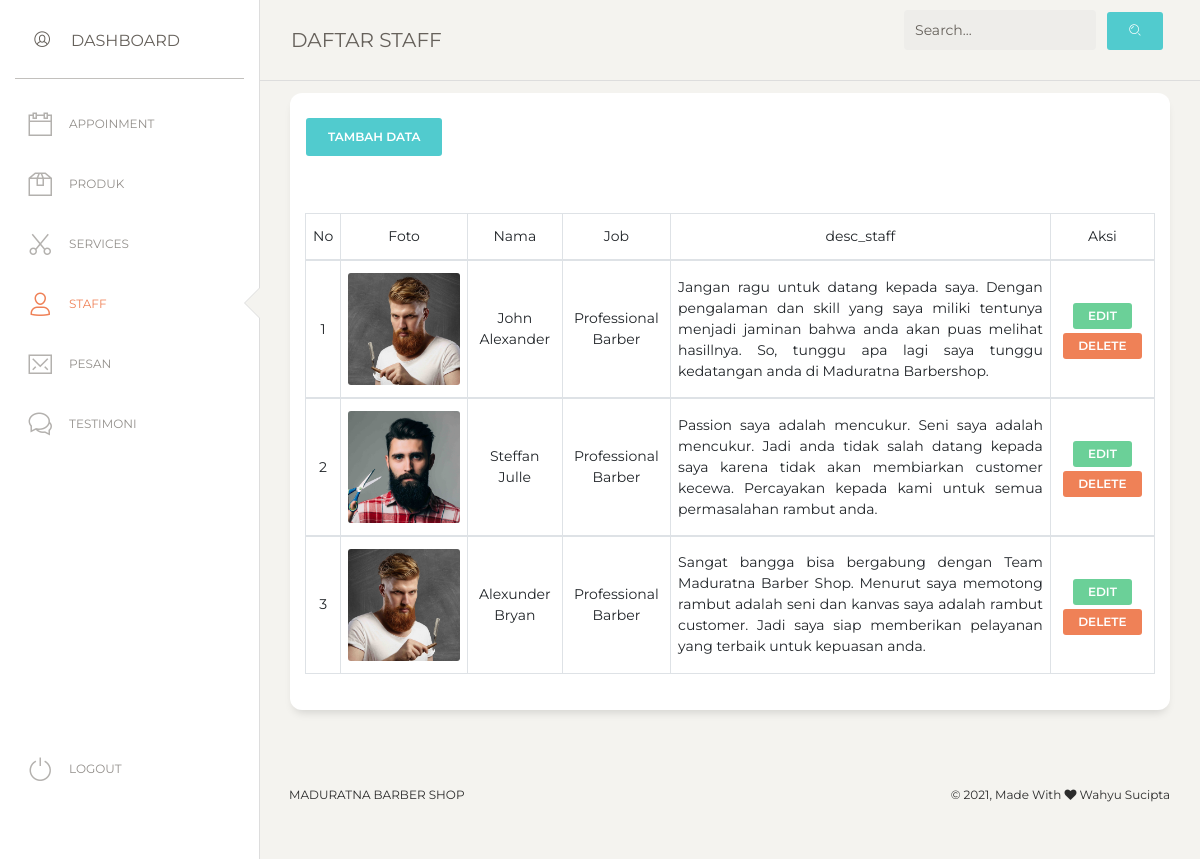
/admin/staff/view.php (signed in), run on the app's committed database.
### tables this page shows
CREATE TABLE `tb_staff` (
  `id_staff` int(11) NOT NULL,
  `nama` varchar(50) NOT NULL,
  `job` varchar(50) NOT NULL,
  `desc_staff` text NOT NULL,
  `gambar` varchar(50) NOT NULL
);

### admin/staff/view.php (the view, shortened to what this page needs)
<?php
    require_once "../../config/conn.php";
    if(isset($_POST['search'])){
        $a = $_POST['keyword'];
        $query = mysqli_query($conn, "SELECT * FROM tb_staff WHERE nama LIKE '%$a%'");
    }
    else{
        $query = mysqli_query($conn, "SELECT * FROM tb_staff");
    }
?>
<!DOCTYPE html>
<html lang="en">
<head>
  <link href="https://maxcdn.bootstrapcdn.com/font-awesome/latest/css/font-awesome.min.css" rel="stylesheet">
  <link href="../assets/css/bootstrap.min.css" rel="stylesheet" />
  <link href="../assets/css/paper-dashboard.css?v=2.0.1" rel="stylesheet" />
  <link href="../assets/demo/demo.css" rel="stylesheet" />
  <link rel="stylesheet" href="../css/nav.css">
</head>
<body class="">
  <div class="wrapper ">
    <div class="sidebar" data-color="white" data-active-color="danger">
      <div class="logo">
        <a class="simple-text logo-mini">
          <div class="logo-image-small pt-1">
            <i class="nc-icon nc-circle-10"></i>
          </div>
        </a>
        <a href="" class="simple-text logo-normal">
          Dashboard
        </a>
      </div>
      <div class="sidebar-wrapper">
        <ul class="nav">
          <li>
            <a href="../app/view.php">
              <i class="nc-icon nc-calendar-60"></i>
              <p>APPOINMENT</p>
            </a>
          </li>
          <li>
            <a href="../produk/view.php">
              <i class="nc-icon nc-box-2"></i>
              <p>Produk</p>
            </a>
          </li>
          <li>
            <a href="../service/view.php">
            <i class="nc-icon nc-scissors"></i>
              <p>Services</p>
            </a>
          </li>
          <li class="active">
            <a href="view.php">
              <i class="nc-icon nc-single-02"></i>
              <p>Staff</p>
            </a>
          </li>
          <li>
            <a href="../pesan/view.php">
              <i class="nc-icon nc-email-85"></i>
              <p>Pesan</p>
            </a>
          </li>
          <li>
            <a href="../testimoni/view.php">
              <i class="nc-icon nc-chat-33"></i>
              <p>Testimoni</p>
            </a>
          </li>
          <li class="active-pro">
          <a href="../process/logout.php">
              <i class="nc-icon nc-button-power"></i>
              <p>Logout</p>
            </a>
          </li>
        </ul>
      </div>
    </div>
    <div class="main-panel">
      <nav class="navbar navbar-expand-lg navbar-absolute fixed-top navbar-transparent">
        <div class="container-fluid">
          <div class="navbar-wrapper">
            <a class="navbar-brand" href="">DAFTAR STAFF</a>
          </div>
          <form action="" method="POST">
            <div class="collapse navbar-collapse justify-content-end" id="navigation">
                <div class="input-group no-border">
                  <input type="teext" name="keyword" class="form-control" placeholder="Search...">
                </div>
                <ul class="navbar-nav">
                  <li class="nav-item">
                    <button type="submit" name="search" class="btn btn-primary"><i class="nc-icon nc-zoom-split"></i></button>
                  </li>
                </ul>
            </div>
          </form>
        </div>
      </nav>
      <div class="content">
        <div class="row">
          <div class="col-md-12">
            <div class="card">
              <div class="card-header mb-3">
                <div class="row">
                  <div class="col-6">
                    <button type="submit" class="btn btn-primary" data-toggle="modal" data-target=".bd-example-modal-lg">Tambah Data</button>
                  </div>
                </div>
              </div>
              <div class="card-body">
                <div class="table-responsive">
                  <table class="table">
                    <table class="table table-hover table-bordered">
                        <thead align="center">
                            <td>No</td>
                            <td>Foto</td>
                            <td>Nama</td>
                            <td>Job</td>
                            <td>desc_staff</td>
                            <td>Aksi</td>
                        <?php
                            $i = 1;
                            foreach ($query as $sql) :
                        ?>
                        <tbody align="center">
                            <td><?= $i++; ?></td>
                            <td ><img src="gambar/<?= $sql['gambar'] ?>" alt="" width="500"></td>
                            <td><?= $sql['nama'] ?></td>
                            <td><?= $sql['job'] ?></td>
                            <td class="text-justify"><?= $sql['desc_staff'] ?></td>
                            <td><a href="edit.php?id=<?=$sql['id_staff']?>" class="btn btn-success btn-sm mt-1">EDIT</a>
                                <a onclick="return confirm('Yakin Ingin Menghapus Data Ini ?')" href="process/delete.php?id=<?=$sql['id_staff']?>" class="btn btn-danger btn-sm mt-1">DELETE</a>
                            </td>
                        </tbody>
                        <?php endforeach; ?>
                  </table>
                </div>
              </div>
            </div>
          </div>
        </div>
      </div>
      <footer class="footer footer-black  footer-white ">
        <div class="container-fluid">
          <div class="row">
            <nav class="footer-nav">
              <ul>
                <li><a href="" target="_blank">Maduratna Barber Shop</a></li>
              </ul>
            </nav>
            <div class="credits ml-auto">
              <span class="copyright">
                © , Made With <i class="fa fa-heart heart"></i> Wahyu Sucipta
              </span>
            </div>
          </div>
        </div>
      </footer>
    </div>
  </div>
</body>
</html>

### admin/assets/demo/demo.css (style rules this page uses)
body { background-color: #f3f3f3; }
.sidebar .logo { padding: 15px; }
@media all and (min-width: 992px) { .sidebar .nav>li.active-pro { position: absolute; width: 100%; bottom: 10px; } }

### admin/css/nav.css (style rules this page uses)
* { padding: 0; margin: 0; text-decoration: none; list-style: none; box-sizing: border-box; }
body { font-family: montserrat; }
nav ul li { display: inline-block; line-height: 80px; margin: 0 5px; }
.footer-nav li { margin-top: -60px !important; }
nav ul li a { color: #444; font-size: 17px; padding: 7px 13px; border-radius: 3px; text-transform: uppercase; text-decoration: none !important; }
.navbar { margin-top: -20px !important; }
.navbar-brand { margin-top: 20px; }

### data on the page
tb_staff: gambar (picture), nama "John Alexander", job "Professional Barber", desc_staff "Jangan ragu untuk datang kepada saya. Dengan pengalaman dan skill yang saya miliki tentunya menjadi jaminan bahwa anda akan puas melihat hasillnya. So, tunggu apa lagi saya tunggu kedatangan anda di Maduratna Barbershop."
tb_staff: gambar (picture), nama "Steffan Julle", job "Professional Barber", desc_staff "Passion saya adalah mencukur. Seni saya adalah mencukur. Jadi anda tidak salah datang kepada saya karena tidak akan membiarkan customer kecewa. Percayakan kepada kami untuk semua permasalahan rambut anda."
tb_staff: gambar (picture), nama "Alexunder Bryan", job "Professional Barber", desc_staff "Sangat bangga bisa bergabung dengan Team Maduratna Barber Shop. Menurut saya memotong rambut adalah seni dan kanvas saya adalah rambut customer. Jadi saya siap memberikan pelayanan yang terbaik untuk kepuasan anda."
